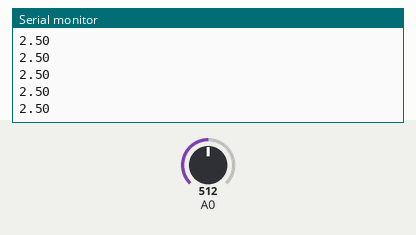
Bench run of a sketch on a simulated Arduino Uno, built with avr-gcc and run on an emulated ATmega328P. On the bench: the last lines printed to the serial monitor. The test bench sets the inputs (shaded band); at power-on: A0 = 512.

Above: at 1.2 s.
1.3 s: A0 set to 716
At 2.4 s:
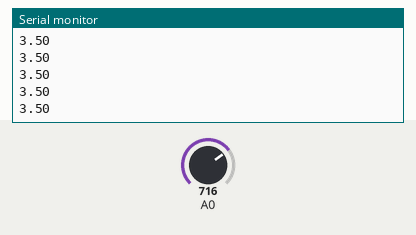
2.8 s: A0 set to 900
At 3.6 s:
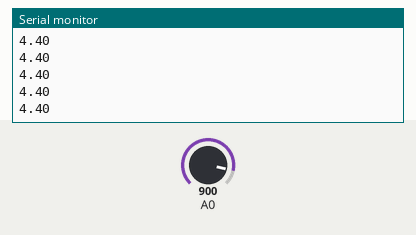
Timing chart, 0 to 5.8 s (numbered marks = the images above; inputs shaded):
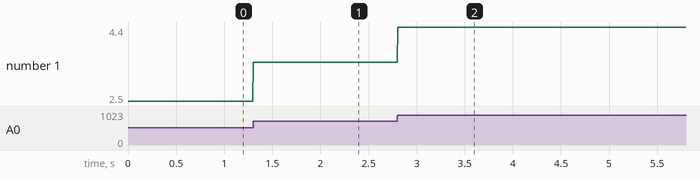

Measured:
- after the input at 1.3 s, the serial monitor: prints a new line at once (image 1)
- after the input at 2.8 s, the serial monitor: prints a new line at once (image 2)
- plotted number 1: 2.5 → 3.5 after the input at 1.3 s, 3.5 → 4.4 after the input at 2.8 s

The sketch:

ecg_daq.ino
```cpp
void setup() {
  Serial.begin(115200);
}

void loop() {
  int valor_sensor = analogRead(A0);
  float voltaje = valor_sensor * (5.0 / 1023.0);
  Serial.println(voltaje);
  delay(4);
}
```
